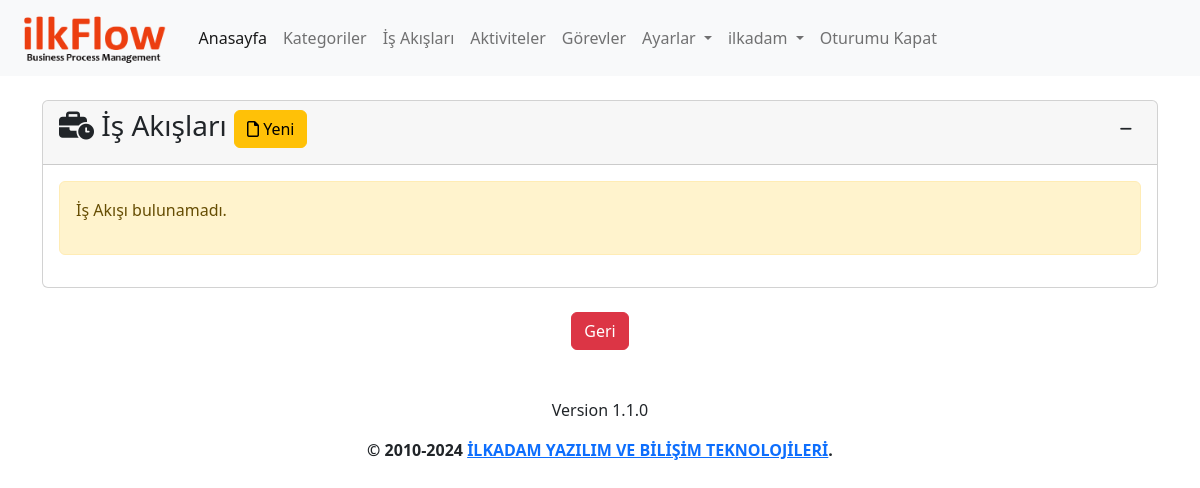
Page /process/ (signed in) on the earlier database version.
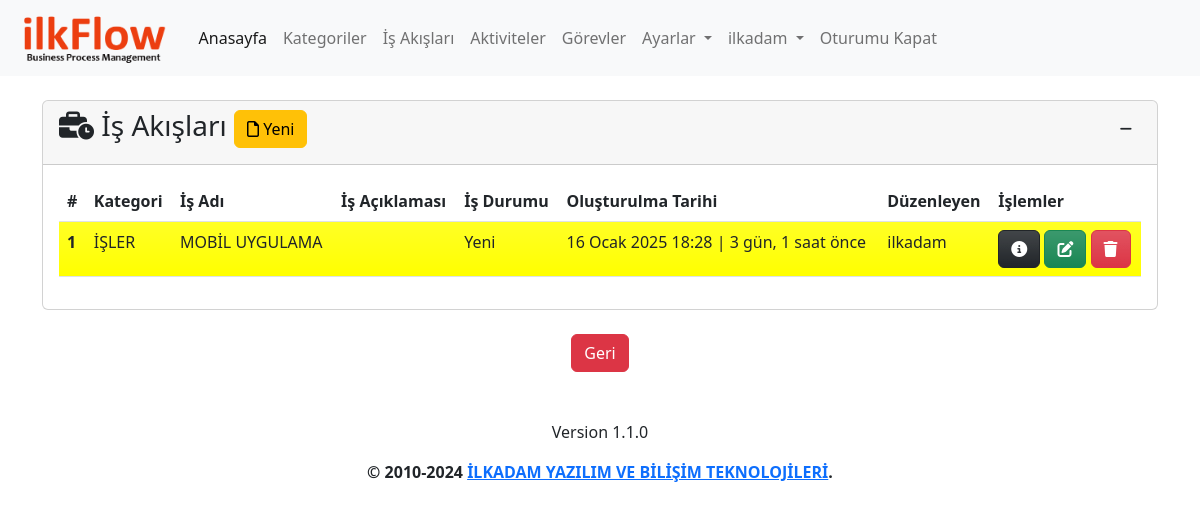
Same page on the later database version.
### app/models.py (models this page shows, shortened)
class Process(models.Model):
    category=models.ForeignKey(Category,on_delete=models.CASCADE,verbose_name='Kategori')
    name=models.CharField(max_length=500,verbose_name='İş Akış Adı')
    description=models.TextField(verbose_name='İş Akış Açıklaması', blank=True, null=True)
    state=models.ForeignKey(State, on_delete=models.SET_NULL,verbose_name='Durum', blank=True, null=True)
    created_date=models.DateTimeField(auto_now_add=True, verbose_name='Oluşturulma Tarihi')
    user=models.ForeignKey(User,on_delete=models.CASCADE,verbose_name='Kullanıcı', blank=True, null=True)
    class Meta:
        verbose_name='İş Akışı'
        verbose_name_plural='İş Akışları'

class Category(models.Model):
    name=models.CharField(max_length=500,verbose_name='Kategori Adı')
    description=models.TextField(verbose_name='Kategori Açıklaması', blank=True, null=True)
    created_date=models.DateTimeField(auto_now_add=True, verbose_name='Oluşturulma Tarihi')
    user=models.ForeignKey(User,on_delete=models.CASCADE,verbose_name='Kullanıcı', blank=True, null=True)
    def __str__(self):
        return self.name # + ' - ' + self.created_date.strftime("%d.%m.%Y, %H:%M:%S")
    class Meta:
        verbose_name='Kategori'
        verbose_name_plural="Kategoriler"

class State(models.Model):
    name=models.CharField(max_length=100,verbose_name='Durum')
    description=models.TextField(verbose_name='Açıklama', blank=True, null=True)
    color=ColorField(default='#FFFFFF',verbose_name='Renk')
    created_date=models.DateTimeField(auto_now_add=True, verbose_name='Oluşturulma Tarihi', blank=True, null=True)
    user=models.ForeignKey(User,on_delete=models.PROTECT,verbose_name='Kullanıcı', blank=True, null=True)
    def __str__(self):
        return self.name
    class Meta:
        verbose_name='Durum'
        verbose_name_plural='Durumlar'

### app/views.py (the view, shortened to what this page needs)
# urls.py: path('process/', views.process, name='process'),
@login_required(login_url='/user/login/')
def process(request):
    state=get_object_or_404(State,name='Yeni')
    process_form=ProcessForm(initial={'state':state})
    processes = Process.objects.filter(user=request.user).order_by('-created_date')
    context = {
        'process_form':process_form,
        'processes': processes
    }
    return render(request, 'app/process.html', context)

### templates/app/process.html (shortened to what the changed rows need)
{% extends 'layout.html' %}
{% load humanize %}
{% block content %}
{% load crispy_forms_tags %}
<div class="row mt-3">
    <div class="col-md-12">
        <div class="card">
            <div class="collapse show" id="collapseProcess">
                <div class="card-body">
                    {% if processes %}
                    <table id="process" class="table table-hover">
                        <thead>
                            <tr>
                                <th scope="col">#</th>
                                <th scope="col">Kategori</th>
                                <th scope="col">İş Adı</th>
                                <th scope="col">İş Açıklaması</th>
                                <th scope="col">İş Durumu</th>
                                <th scope="col">Oluşturulma Tarihi</th>
                                <th scope="col">Düzenleyen</th>
                                <th scope="col">İşlemler</th>
                            </tr>
                        </thead>
                        <tbody>
                            {% for process in processes %}
                            <tr class="bg-gradient" style="background-color: {{ process.state.color }}">
                                <th scope="row">{{ process.id }}</th>
                                <td>{{ process.category }}</td>
                                <td>{{ process.name }}</td>
                                <td>{{ process.description | safe }}</td>
                                <td>
                                    {% if process.state is not None %}
                                    {{ process.state }}
                                    {% else %}
                                    -
                                    {% endif %}
                                </td>
                                <td>{{ process.created_date }} | {{ process.created_date | timesince}} önce</td>
                                <td>{{ process.user }}</td>
                                <td>
                                    <a href="{% url 'process_detail' process.id %}" class="btn btn-dark bg-gradient"
                                        data-bs-toggle="popover" data-bs-trigger="hover" data-bs-title="Detaylar"
                                        data-bs-content="Seçili satırdaki kaydın detaylarını görüntüler.">
                                        <i class="fa-solid fa-circle-info"></i>
                                    </a>
                                    <a class="btn btn-success bg-gradient" href="{% url 'process_update' process.id %}"
                                        data-bs-toggle="popover" data-bs-trigger="hover" data-bs-title="Düzenle"
                                        data-bs-content="Seçili satırdaki kaydı düzenler.">
                                        <i class="fa-solid fa-pen-to-square"></i>
                                    </a>
                                    <a class="btn btn-danger bg-gradient" href="{% url 'process_delete' process.id %}"
                                        data-bs-toggle="popover" data-bs-trigger="hover" data-bs-title="Sil"
                                        data-bs-content="Seçili satırdaki kaydı siler.">
                                        <i class="fa-solid fa-trash"></i>
                                    </a>
                                </td>
                            </tr>
                            {% endfor %}
                        </tbody>
                    </table>
                    {% else %}
                    <div class="alert alert-warning">
                        <p>İş Akışı bulunamadı.</p>
                    </div>
                    {% endif %}
                </div>
            </div>
        </div>
    </div>
</div>
{% endblock %}

Differences in the rows shown:
added Process: id "1", category "İŞLER", name "MOBİL UYGULAMA", state "Yeni", created_date "16 Ocak 2025 18:28", created_date "3 gün, 1 saat", user "ilkadam"
Other differences:
text no longer shown: "İş Akışı bulunamadı."
text now shown: "# Kategori İş Adı İş Açıklaması İş Durumu Oluşturulma Tarihi Düzenleyen İşlemler"
